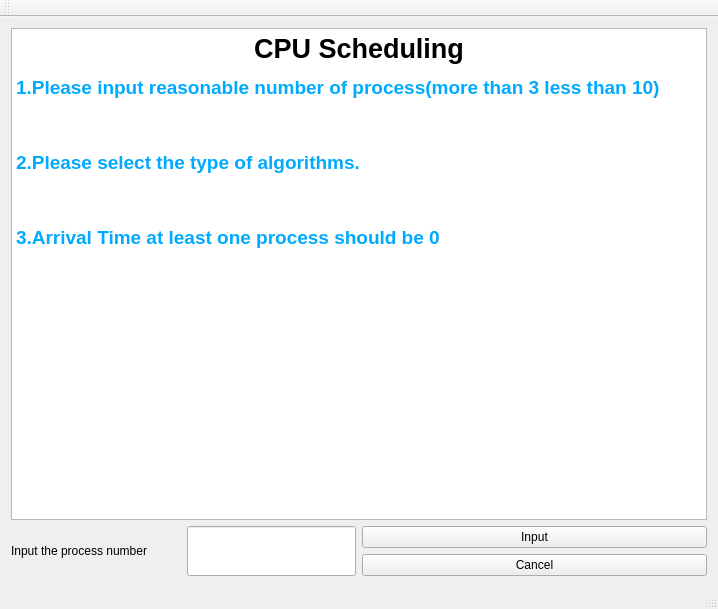
<?xml version="1.0" encoding="UTF-8"?>
<ui version="4.0">
 <class>MainWindow</class>
 <widget class="QMainWindow" name="MainWindow">
  <property name="geometry">
   <rect>
    <x>0</x>
    <y>0</y>
    <width>718</width>
    <height>609</height>
   </rect>
  </property>
  <property name="windowTitle">
   <string>MainWindow</string>
  </property>
  <widget class="QWidget" name="centralWidget">
   <layout class="QGridLayout" name="gridLayout">
    <item row="1" column="0">
     <layout class="QHBoxLayout" name="horizontalLayout">
      <item>
       <widget class="QLabel" name="label">
        <property name="sizePolicy">
         <sizepolicy hsizetype="Preferred" vsizetype="Preferred">
          <horstretch>0</horstretch>
          <verstretch>0</verstretch>
         </sizepolicy>
        </property>
        <property name="text">
         <string>Input the process number</string>
        </property>
       </widget>
      </item>
      <item>
       <widget class="QLineEdit" name="QLineEdit_Process_Num">
        <property name="sizePolicy">
         <sizepolicy hsizetype="Preferred" vsizetype="Preferred">
          <horstretch>0</horstretch>
          <verstretch>0</verstretch>
         </sizepolicy>
        </property>
        <property name="text">
         <string/>
        </property>
       </widget>
      </item>
     </layout>
    </item>
    <item row="1" column="1">
     <layout class="QVBoxLayout" name="verticalLayout">
      <item>
       <widget class="QPushButton" name="pushButton_Input">
        <property name="sizePolicy">
         <sizepolicy hsizetype="Minimum" vsizetype="Preferred">
          <horstretch>0</horstretch>
          <verstretch>0</verstretch>
         </sizepolicy>
        </property>
        <property name="text">
         <string>Input</string>
        </property>
       </widget>
      </item>
      <item>
       <widget class="QPushButton" name="pushButton_Cancle">
        <property name="sizePolicy">
         <sizepolicy hsizetype="Minimum" vsizetype="Preferred">
          <horstretch>0</horstretch>
          <verstretch>0</verstretch>
         </sizepolicy>
        </property>
        <property name="text">
         <string>Cancel</string>
        </property>
       </widget>
      </item>
     </layout>
    </item>
    <item row="0" column="0" colspan="2">
     <widget class="QTextEdit" name="textEdit_intro">
      <property name="sizePolicy">
       <sizepolicy hsizetype="Expanding" vsizetype="Expanding">
        <horstretch>0</horstretch>
        <verstretch>0</verstretch>
       </sizepolicy>
      </property>
      <property name="html">
       <string>&lt;!DOCTYPE HTML PUBLIC &quot;-//W3C//DTD HTML 4.0//EN&quot; &quot;http://www.w3.org/TR/REC-html40/strict.dtd&quot;&gt;
&lt;html&gt;&lt;head&gt;&lt;meta name=&quot;qrichtext&quot; content=&quot;1&quot; /&gt;&lt;meta charset=&quot;utf-8&quot; /&gt;&lt;style type=&quot;text/css&quot;&gt;
p, li { white-space: pre-wrap; }
hr { height: 1px; border-width: 0; }
li.unchecked::marker { content: &quot;\2610&quot;; }
li.checked::marker { content: &quot;\2612&quot;; }
&lt;/style&gt;&lt;/head&gt;&lt;body style=&quot; font-family:'Segoe UI'; font-size:9pt; font-weight:400; font-style:normal;&quot;&gt;
&lt;p align=&quot;center&quot; style=&quot; margin-top:12px; margin-bottom:12px; margin-left:0px; margin-right:0px; -qt-block-indent:0; text-indent:0px;&quot;&gt;&lt;span style=&quot; font-family:'Poppins'; font-size:20pt; font-weight:600;&quot;&gt;CPU Scheduling&lt;/span&gt;&lt;/p&gt;
&lt;p style=&quot; margin-top:12px; margin-bottom:12px; margin-left:0px; margin-right:0px; -qt-block-indent:0; text-indent:0px;&quot;&gt;&lt;span style=&quot; font-family:'OpenSans'; font-size:14pt; font-weight:600; color:#00aaff;&quot;&gt;1.Please input reasonable number of process(more than 3 less than 10)&lt;/span&gt;&lt;/p&gt;
&lt;p style=&quot; margin-top:12px; margin-bottom:12px; margin-left:0px; margin-right:0px; -qt-block-indent:0; text-indent:0px;&quot;&gt;&lt;br /&gt;&lt;/p&gt;
&lt;p style=&quot; margin-top:12px; margin-bottom:12px; margin-left:0px; margin-right:0px; -qt-block-indent:0; text-indent:0px;&quot;&gt;&lt;span style=&quot; font-family:'OpenSans'; font-size:14pt; font-weight:600; color:#00aaff;&quot;&gt;2.Please select the type of algorithms.&lt;/span&gt;&lt;/p&gt;
&lt;p style=&quot; margin-top:12px; margin-bottom:12px; margin-left:0px; margin-right:0px; -qt-block-indent:0; text-indent:0px;&quot;&gt;&lt;br /&gt;&lt;/p&gt;
&lt;p style=&quot; margin-top:12px; margin-bottom:12px; margin-left:0px; margin-right:0px; -qt-block-indent:0; text-indent:0px;&quot;&gt;&lt;span style=&quot; font-family:'OpenSans'; font-size:14pt; font-weight:600; color:#00aaff;&quot;&gt;3.Arrival Time at least one process should be 0&lt;/span&gt;&lt;/p&gt;&lt;/body&gt;&lt;/html&gt;</string>
      </property>
     </widget>
    </item>
   </layout>
  </widget>
  <widget class="QMenuBar" name="menuBar">
   <property name="geometry">
    <rect>
     <x>0</x>
     <y>0</y>
     <width>718</width>
     <height>25</height>
    </rect>
   </property>
  </widget>
  <widget class="QToolBar" name="mainToolBar">
   <attribute name="toolBarArea">
    <enum>TopToolBarArea</enum>
   </attribute>
   <attribute name="toolBarBreak">
    <bool>false</bool>
   </attribute>
  </widget>
  <widget class="QStatusBar" name="statusBar"/>
 </widget>
 <layoutdefault spacing="6" margin="11"/>
 <resources/>
 <connections>
  <connection>
   <sender>pushButton_Cancle</sender>
   <signal>clicked()</signal>
   <receiver>MainWindow</receiver>
   <slot>close()</slot>
   <hints>
    <hint type="sourcelabel">
     <x>648</x>
     <y>544</y>
    </hint>
    <hint type="destinationlabel">
     <x>464</x>
     <y>576</y>
    </hint>
   </hints>
  </connection>
 </connections>
</ui>
